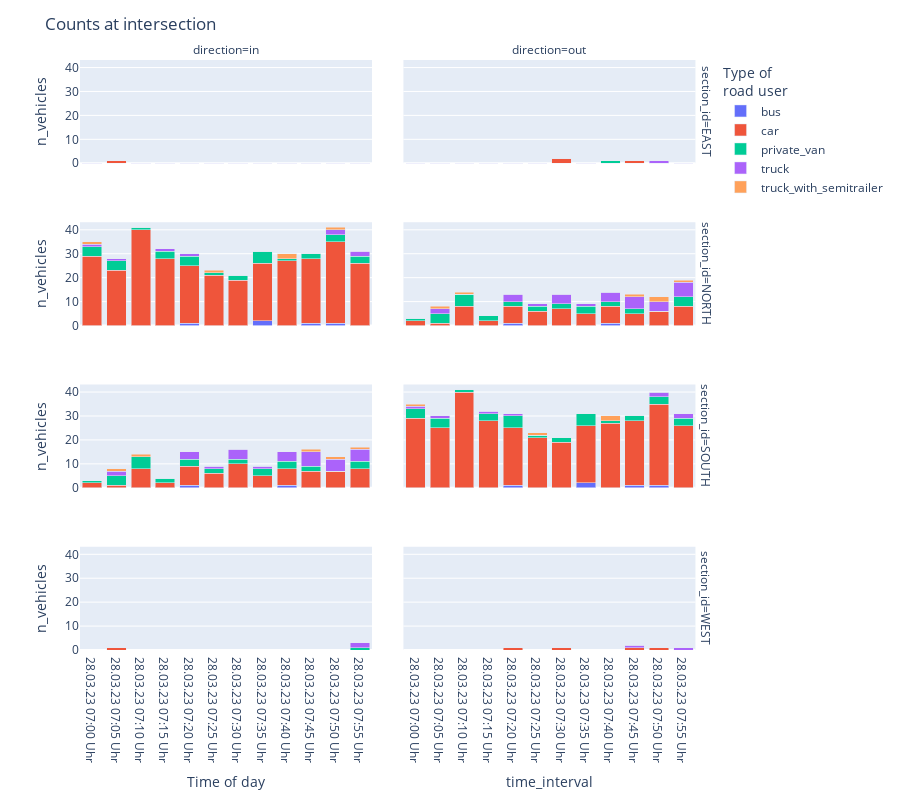

Notebook cell for this chart:
### Markdown cell above
## Create Count Table and Plot Counts

### Code cell
counts_processor = CountsProcessor(CONFIG, events)
counts_table = counts_processor.create_counting_table()
counts_processor.plot_counts()

### Figure 1 — Plotly figure (JSON) as saved in the notebook; plotly's stock layout.template omitted (floating-point values rounded to 4 significant figures)
{"data": [{"alignmentgroup": "True", "hovertemplate": "road_user_type=bus<br>section_id=EAST<br>direction=in<br>time_interval=%{x}<br>n_vehicles=%{y}<extra></extra>", "legendgroup": "bus", "marker": {"color": "#636efa", "pattern": {"shape": ""}}, "name": "bus", "offsetgroup": "bus", "orientation": "v", "showlegend": true, "textposition": "auto", "type": "bar", "x": ["28.03.23 07:00 Uhr", "28.03.23 07:05 Uhr", "28.03.23 07:10 Uhr", "28.03.23 07:15 Uhr", "28.03.23 07:20 Uhr", "28.03.23 07:25 Uhr", "28.03.23 07:30 Uhr", "28.03.23 07:35 Uhr", "28.03.23 07:40 Uhr", "28.03.23 07:45 Uhr", "28.03.23 07:50 Uhr", "28.03.23 07:55 Uhr"], "xaxis": "x7", "y": [0, 0, 0, 0, 0, 0, 0, 0, 0, 0, 0, 0], "yaxis": "y7"}, {"alignmentgroup": "True", "hovertemplate": "road_user_type=bus<br>section_id=EAST<br>direction=out<br>time_interval=%{x}<br>n_vehicles=%{y}<extra></extra>", "legendgroup": "bus", "marker": {"color": "#636efa", "pattern": {"shape": ""}}, "name": "bus", "offsetgroup": "bus", "orientation": "v", "showlegend": false, "textposition": "auto", "type": "bar", "x": ["28.03.23 07:00 Uhr", "28.03.23 07:05 Uhr", "28.03.23 07:10 Uhr", "28.03.23 07:15 Uhr", "28.03.23 07:20 Uhr", "28.03.23 07:25 Uhr", "28.03.23 07:30 Uhr", "28.03.23 07:35 Uhr", "28.03.23 07:40 Uhr", "28.03.23 07:45 Uhr", "28.03.23 07:50 Uhr", "28.03.23 07:55 Uhr"], "xaxis": "x8", "y": [0, 0, 0, 0, 0, 0, 0, 0, 0, 0, 0, 0], "yaxis": "y8"}, {"alignmentgroup": "True", "hovertemplate": "road_user_type=bus<br>section_id=NORTH<br>direction=in<br>time_interval=%{x}<br>n_vehicles=%{y}<extra></extra>", "legendgroup": "bus", "marker": {"color": "#636efa", "pattern": {"shape": ""}}, "name": "bus", "offsetgroup": "bus", "orientation": "v", "showlegend": false, "textposition": "auto", "type": "bar", "x": ["28.03.23 07:00 Uhr", "28.03.23 07:05 Uhr", "28.03.23 07:10 Uhr", "28.03.23 07:15 Uhr", "28.03.23 07:20 Uhr", "28.03.23 07:25 Uhr", "28.03.23 07:30 Uhr", "28.03.23 07:35 Uhr", "28.03.23 07:40 Uhr", "28.03.23 07:45 Uhr", "28.03.23 07:50 Uhr", "28.03.23 07:55 Uhr"], "xaxis": "x5", "y": [0, 0, 0, 0, 1, 0, 0, 2, 0, 1, 1, 0], "yaxis": "y5"}, {"alignmentgroup": "True", "hovertemplate": "road_user_type=bus<br>section_id=NORTH<br>direction=out<br>time_interval=%{x}<br>n_vehicles=%{y}<extra></extra>", "legendgroup": "bus", "marker": {"color": "#636efa", "pattern": {"shape": ""}}, "name": "bus", "offsetgroup": "bus", "orientation": "v", "showlegend": false, "textposition": "auto", "type": "bar", "x": ["28.03.23 07:00 Uhr", "28.03.23 07:05 Uhr", "28.03.23 07:10 Uhr", "28.03.23 07:15 Uhr", "28.03.23 07:20 Uhr", "28.03.23 07:25 Uhr", "28.03.23 07:30 Uhr", "28.03.23 07:35 Uhr", "28.03.23 07:40 Uhr", "28.03.23 07:45 Uhr", "28.03.23 07:50 Uhr", "28.03.23 07:55 Uhr"], "xaxis": "x6", "y": [0, 0, 0, 0, 1, 0, 0, 0, 1, 0, 0, 0], "yaxis": "y6"}, {"alignmentgroup": "True", "hovertemplate": "road_user_type=bus<br>section_id=SOUTH<br>direction=in<br>time_interval=%{x}<br>n_vehicles=%{y}<extra></extra>", "legendgroup": "bus", "marker": {"color": "#636efa", "pattern": {"shape": ""}}, "name": "bus", "offsetgroup": "bus", "orientation": "v", "showlegend": false, "textposition": "auto", "type": "bar", "x": ["28.03.23 07:00 Uhr", "28.03.23 07:05 Uhr", "28.03.23 07:10 Uhr", "28.03.23 07:15 Uhr", "28.03.23 07:20 Uhr", "28.03.23 07:25 Uhr", "28.03.23 07:30 Uhr", "28.03.23 07:35 Uhr", "28.03.23 07:40 Uhr", "28.03.23 07:45 Uhr", "28.03.23 07:50 Uhr", "28.03.23 07:55 Uhr"], "xaxis": "x3", "y": [0, 0, 0, 0, 1, 0, 0, 0, 1, 0, 0, 0], "yaxis": "y3"}, {"alignmentgroup": "True", "hovertemplate": "road_user_type=bus<br>section_id=SOUTH<br>direction=out<br>time_interval=%{x}<br>n_vehicles=%{y}<extra></extra>", "legendgroup": "bus", "marker": {"color": "#636efa", "pattern": {"shape": ""}}, "name": "bus", "offsetgroup": "bus", "orientation": "v", "showlegend": false, "textposition": "auto", "type": "bar", "x": ["28.03.23 07:00 Uhr", "28.03.23 07:05 Uhr", "28.03.23 07:10 Uhr", "28.03.23 07:15 Uhr", "28.03.23 07:20 Uhr", "28.03.23 07:25 Uhr", "28.03.23 07:30 Uhr", "28.03.23 07:35 Uhr", "28.03.23 07:40 Uhr", "28.03.23 07:45 Uhr", "28.03.23 07:50 Uhr", "28.03.23 07:55 Uhr"], "xaxis": "x4", "y": [0, 0, 0, 0, 1, 0, 0, 2, 0, 1, 1, 0], "yaxis": "y4"}, {"alignmentgroup": "True", "hovertemplate": "road_user_type=bus<br>section_id=WEST<br>direction=in<br>time_interval=%{x}<br>n_vehicles=%{y}<extra></extra>", "legendgroup": "bus", "marker": {"color": "#636efa", "pattern": {"shape": ""}}, "name": "bus", "offsetgroup": "bus", "orientation": "v", "showlegend": false, "textposition": "auto", "type": "bar", "x": ["28.03.23 07:00 Uhr", "28.03.23 07:05 Uhr", "28.03.23 07:10 Uhr", "28.03.23 07:15 Uhr", "28.03.23 07:20 Uhr", "28.03.23 07:25 Uhr", "28.03.23 07:30 Uhr", "28.03.23 07:35 Uhr", "28.03.23 07:40 Uhr", "28.03.23 07:45 Uhr", "28.03.23 07:50 Uhr", "28.03.23 07:55 Uhr"], "xaxis": "x", "y": [0, 0, 0, 0, 0, 0, 0, 0, 0, 0, 0, 0], "yaxis": "y"}, {"alignmentgroup": "True", "hovertemplate": "road_user_type=bus<br>section_id=WEST<br>direction=out<br>time_interval=%{x}<br>n_vehicles=%{y}<extra></extra>", "legendgroup": "bus", "marker": {"color": "#636efa", "pattern": {"shape": ""}}, "name": "bus", "offsetgroup": "bus", "orientation": "v", "showlegend": false, "textposition": "auto", "type": "bar", "x": ["28.03.23 07:00 Uhr", "28.03.23 07:05 Uhr", "28.03.23 07:10 Uhr", "28.03.23 07:15 Uhr", "28.03.23 07:20 Uhr", "28.03.23 07:25 Uhr", "28.03.23 07:30 Uhr", "28.03.23 07:35 Uhr", "28.03.23 07:40 Uhr", "28.03.23 07:45 Uhr", "28.03.23 07:50 Uhr", "28.03.23 07:55 Uhr"], "xaxis": "x2", "y": [0, 0, 0, 0, 0, 0, 0, 0, 0, 0, 0, 0], "yaxis": "y2"}, {"alignmentgroup": "True", "hovertemplate": "road_user_type=car<br>section_id=EAST<br>direction=in<br>time_interval=%{x}<br>n_vehicles=%{y}<extra></extra>", "legendgroup": "car", "marker": {"color": "#EF553B", "pattern": {"shape": ""}}, "name": "car", "offsetgroup": "car", "orientation": "v", "showlegend": true, "textposition": "auto", "type": "bar", "x": ["28.03.23 07:00 Uhr", "28.03.23 07:05 Uhr", "28.03.23 07:10 Uhr", "28.03.23 07:15 Uhr", "28.03.23 07:20 Uhr", "28.03.23 07:25 Uhr", "28.03.23 07:30 Uhr", "28.03.23 07:35 Uhr", "28.03.23 07:40 Uhr", "28.03.23 07:45 Uhr", "28.03.23 07:50 Uhr", "28.03.23 07:55 Uhr"], "xaxis": "x7", "y": [0, 1, 0, 0, 0, 0, 0, 0, 0, 0, 0, 0], "yaxis": "y7"}, {"alignmentgroup": "True", "hovertemplate": "road_user_type=car<br>section_id=EAST<br>direction=out<br>time_interval=%{x}<br>n_vehicles=%{y}<extra></extra>", "legendgroup": "car", "marker": {"color": "#EF553B", "pattern": {"shape": ""}}, "name": "car", "offsetgroup": "car", "orientation": "v", "showlegend": false, "textposition": "auto", "type": "bar", "x": ["28.03.23 07:00 Uhr", "28.03.23 07:05 Uhr", "28.03.23 07:10 Uhr", "28.03.23 07:15 Uhr", "28.03.23 07:20 Uhr", "28.03.23 07:25 Uhr", "28.03.23 07:30 Uhr", "28.03.23 07:35 Uhr", "28.03.23 07:40 Uhr", "28.03.23 07:45 Uhr", "28.03.23 07:50 Uhr", "28.03.23 07:55 Uhr"], "xaxis": "x8", "y": [0, 0, 0, 0, 0, 0, 2, 0, 0, 1, 0, 0], "yaxis": "y8"}, {"alignmentgroup": "True", "hovertemplate": "road_user_type=car<br>section_id=NORTH<br>direction=in<br>time_interval=%{x}<br>n_vehicles=%{y}<extra></extra>", "legendgroup": "car", "marker": {"color": "#EF553B", "pattern": {"shape": ""}}, "name": "car", "offsetgroup": "car", "orientation": "v", "showlegend": false, "textposition": "auto", "type": "bar", "x": ["28.03.23 07:00 Uhr", "28.03.23 07:05 Uhr", "28.03.23 07:10 Uhr", "28.03.23 07:15 Uhr", "28.03.23 07:20 Uhr", "28.03.23 07:25 Uhr", "28.03.23 07:30 Uhr", "28.03.23 07:35 Uhr", "28.03.23 07:40 Uhr", "28.03.23 07:45 Uhr", "28.03.23 07:50 Uhr", "28.03.23 07:55 Uhr"], "xaxis": "x5", "y": [29, 23, 40, 28, 24, 21, 19, 24, 27, 27, 34, 26], "yaxis": "y5"}, {"alignmentgroup": "True", "hovertemplate": "road_user_type=car<br>section_id=NORTH<br>direction=out<br>time_interval=%{x}<br>n_vehicles=%{y}<extra></extra>", "legendgroup": "car", "marker": {"color": "#EF553B", "pattern": {"shape": ""}}, "name": "car", "offsetgroup": "car", "orientation": "v", "showlegend": false, "textposition": "auto", "type": "bar", "x": ["28.03.23 07:00 Uhr", "28.03.23 07:05 Uhr", "28.03.23 07:10 Uhr", "28.03.23 07:15 Uhr", "28.03.23 07:20 Uhr", "28.03.23 07:25 Uhr", "28.03.23 07:30 Uhr", "28.03.23 07:35 Uhr", "28.03.23 07:40 Uhr", "28.03.23 07:45 Uhr", "28.03.23 07:50 Uhr", "28.03.23 07:55 Uhr"], "xaxis": "x6", "y": [2, 1, 8, 2, 7, 6, 7, 5, 7, 5, 6, 8], "yaxis": "y6"}, {"alignmentgroup": "True", "hovertemplate": "road_user_type=car<br>section_id=SOUTH<br>direction=in<br>time_interval=%{x}<br>n_vehicles=%{y}<extra></extra>", "legendgroup": "car", "marker": {"color": "#EF553B", "pattern": {"shape": ""}}, "name": "car", "offsetgroup": "car", "orientation": "v", "showlegend": false, "textposition": "auto", "type": "bar", "x": ["28.03.23 07:00 Uhr", "28.03.23 07:05 Uhr", "28.03.23 07:10 Uhr", "28.03.23 07:15 Uhr", "28.03.23 07:20 Uhr", "28.03.23 07:25 Uhr", "28.03.23 07:30 Uhr", "28.03.23 07:35 Uhr", "28.03.23 07:40 Uhr", "28.03.23 07:45 Uhr", "28.03.23 07:50 Uhr", "28.03.23 07:55 Uhr"], "xaxis": "x3", "y": [2, 1, 8, 2, 8, 6, 10, 5, 7, 7, 7, 8], "yaxis": "y3"}, {"alignmentgroup": "True", "hovertemplate": "road_user_type=car<br>section_id=SOUTH<br>direction=out<br>time_interval=%{x}<br>n_vehicles=%{y}<extra></extra>", "legendgroup": "car", "marker": {"color": "#EF553B", "pattern": {"shape": ""}}, "name": "car", "offsetgroup": "car", "orientation": "v", "showlegend": false, "textposition": "auto", "type": "bar", "x": ["28.03.23 07:00 Uhr", "28.03.23 07:05 Uhr", "28.03.23 07:10 Uhr", "28.03.23 07:15 Uhr", "28.03.23 07:20 Uhr", "28.03.23 07:25 Uhr", "28.03.23 07:30 Uhr", "28.03.23 07:35 Uhr", "28.03.23 07:40 Uhr", "28.03.23 07:45 Uhr", "28.03.23 07:50 Uhr", "28.03.23 07:55 Uhr"], "xaxis": "x4", "y": [29, 25, 40, 28, 24, 21, 19, 24, 27, 27, 34, 26], "yaxis": "y4"}, {"alignmentgroup": "True", "hovertemplate": "road_user_type=car<br>section_id=WEST<br>direction=in<br>time_interval=%{x}<br>n_vehicles=%{y}<extra></extra>", "legendgroup": "car", "marker": {"color": "#EF553B", "pattern": {"shape": ""}}, "name": "car", "offsetgroup": "car", "orientation": "v", "showlegend": false, "textposition": "auto", "type": "bar", "x": ["28.03.23 07:00 Uhr", "28.03.23 07:05 Uhr", "28.03.23 07:10 Uhr", "28.03.23 07:15 Uhr", "28.03.23 07:20 Uhr", "28.03.23 07:25 Uhr", "28.03.23 07:30 Uhr", "28.03.23 07:35 Uhr", "28.03.23 07:40 Uhr", "28.03.23 07:45 Uhr", "28.03.23 07:50 Uhr", "28.03.23 07:55 Uhr"], "xaxis": "x", "y": [0, 1, 0, 0, 0, 0, 0, 0, 0, 0, 0, 0], "yaxis": "y"}, {"alignmentgroup": "True", "hovertemplate": "road_user_type=car<br>section_id=WEST<br>direction=out<br>time_interval=%{x}<br>n_vehicles=%{y}<extra></extra>", "legendgroup": "car", "marker": {"color": "#EF553B", "pattern": {"shape": ""}}, "name": "car", "offsetgroup": "car", "orientation": "v", "showlegend": false, "textposition": "auto", "type": "bar", "x": ["28.03.23 07:00 Uhr", "28.03.23 07:05 Uhr", "28.03.23 07:10 Uhr", "28.03.23 07:15 Uhr", "28.03.23 07:20 Uhr", "28.03.23 07:25 Uhr", "28.03.23 07:30 Uhr", "28.03.23 07:35 Uhr", "28.03.23 07:40 Uhr", "28.03.23 07:45 Uhr", "28.03.23 07:50 Uhr", "28.03.23 07:55 Uhr"], "xaxis": "x2", "y": [0, 0, 0, 0, 1, 0, 1, 0, 0, 1, 1, 0], "yaxis": "y2"}, {"alignmentgroup": "True", "hovertemplate": "road_user_type=private_van<br>section_id=EAST<br>direction=in<br>time_interval=%{x}<br>n_vehicles=%{y}<extra></extra>", "legendgroup": "private_van", "marker": {"color": "#00cc96", "pattern": {"shape": ""}}, "name": "private_van", "offsetgroup": "private_van", "orientation": "v", "showlegend": true, "textposition": "auto", "type": "bar", "x": ["28.03.23 07:00 Uhr", "28.03.23 07:05 Uhr", "28.03.23 07:10 Uhr", "28.03.23 07:15 Uhr", "28.03.23 07:20 Uhr", "28.03.23 07:25 Uhr", "28.03.23 07:30 Uhr", "28.03.23 07:35 Uhr", "28.03.23 07:40 Uhr", "28.03.23 07:45 Uhr", "28.03.23 07:50 Uhr", "28.03.23 07:55 Uhr"], "xaxis": "x7", "y": [0, 0, 0, 0, 0, 0, 0, 0, 0, 0, 0, 0], "yaxis": "y7"}, {"alignmentgroup": "True", "hovertemplate": "road_user_type=private_van<br>section_id=EAST<br>direction=out<br>time_interval=%{x}<br>n_vehicles=%{y}<extra></extra>", "legendgroup": "private_van", "marker": {"color": "#00cc96", "pattern": {"shape": ""}}, "name": "private_van", "offsetgroup": "private_van", "orientation": "v", "showlegend": false, "textposition": "auto", "type": "bar", "x": ["28.03.23 07:00 Uhr", "28.03.23 07:05 Uhr", "28.03.23 07:10 Uhr", "28.03.23 07:15 Uhr", "28.03.23 07:20 Uhr", "28.03.23 07:25 Uhr", "28.03.23 07:30 Uhr", "28.03.23 07:35 Uhr", "28.03.23 07:40 Uhr", "28.03.23 07:45 Uhr", "28.03.23 07:50 Uhr", "28.03.23 07:55 Uhr"], "xaxis": "x8", "y": [0, 0, 0, 0, 0, 0, 0, 0, 1, 0, 0, 0], "yaxis": "y8"}, {"alignmentgroup": "True", "hovertemplate": "road_user_type=private_van<br>section_id=NORTH<br>direction=in<br>time_interval=%{x}<br>n_vehicles=%{y}<extra></extra>", "legendgroup": "private_van", "marker": {"color": "#00cc96", "pattern": {"shape": ""}}, "name": "private_van", "offsetgroup": "private_van", "orientation": "v", "showlegend": false, "textposition": "auto", "type": "bar", "x": ["28.03.23 07:00 Uhr", "28.03.23 07:05 Uhr", "28.03.23 07:10 Uhr", "28.03.23 07:15 Uhr", "28.03.23 07:20 Uhr", "28.03.23 07:25 Uhr", "28.03.23 07:30 Uhr", "28.03.23 07:35 Uhr", "28.03.23 07:40 Uhr", "28.03.23 07:45 Uhr", "28.03.23 07:50 Uhr", "28.03.23 07:55 Uhr"], "xaxis": "x5", "y": [4, 4, 1, 3, 4, 1, 2, 5, 1, 2, 3, 3], "yaxis": "y5"}, {"alignmentgroup": "True", "hovertemplate": "road_user_type=private_van<br>section_id=NORTH<br>direction=out<br>time_interval=%{x}<br>n_vehicles=%{y}<extra></extra>", "legendgroup": "private_van", "marker": {"color": "#00cc96", "pattern": {"shape": ""}}, "name": "private_van", "offsetgroup": "private_van", "orientation": "v", "showlegend": false, "textposition": "auto", "type": "bar", "x": ["28.03.23 07:00 Uhr", "28.03.23 07:05 Uhr", "28.03.23 07:10 Uhr", "28.03.23 07:15 Uhr", "28.03.23 07:20 Uhr", "28.03.23 07:25 Uhr", "28.03.23 07:30 Uhr", "28.03.23 07:35 Uhr", "28.03.23 07:40 Uhr", "28.03.23 07:45 Uhr", "28.03.23 07:50 Uhr", "28.03.23 07:55 Uhr"], "xaxis": "x6", "y": [1, 4, 5, 2, 2, 2, 2, 3, 2, 2, 0, 4], "yaxis": "y6"}, {"alignmentgroup": "True", "hovertemplate": "road_user_type=private_van<br>section_id=SOUTH<br>direction=in<br>time_interval=%{x}<br>n_vehicles=%{y}<extra></extra>", "legendgroup": "private_van", "marker": {"color": "#00cc96", "pattern": {"shape": ""}}, "name": "private_van", "offsetgroup": "private_van", "orientation": "v", "showlegend": false, "textposition": "auto", "type": "bar", "x": ["28.03.23 07:00 Uhr", "28.03.23 07:05 Uhr", "28.03.23 07:10 Uhr", "28.03.23 07:15 Uhr", "28.03.23 07:20 Uhr", "28.03.23 07:25 Uhr", "28.03.23 07:30 Uhr", "28.03.23 07:35 Uhr", "28.03.23 07:40 Uhr", "28.03.23 07:45 Uhr", "28.03.23 07:50 Uhr", "28.03.23 07:55 Uhr"], "xaxis": "x3", "y": [1, 4, 5, 2, 3, 2, 2, 3, 3, 2, 0, 3], "yaxis": "y3"}, {"alignmentgroup": "True", "hovertemplate": "road_user_type=private_van<br>section_id=SOUTH<br>direction=out<br>time_interval=%{x}<br>n_vehicles=%{y}<extra></extra>", "legendgroup": "private_van", "marker": {"color": "#00cc96", "pattern": {"shape": ""}}, "name": "private_van", "offsetgroup": "private_van", "orientation": "v", "showlegend": false, "textposition": "auto", "type": "bar", "x": ["28.03.23 07:00 Uhr", "28.03.23 07:05 Uhr", "28.03.23 07:10 Uhr", "28.03.23 07:15 Uhr", "28.03.23 07:20 Uhr", "28.03.23 07:25 Uhr", "28.03.23 07:30 Uhr", "28.03.23 07:35 Uhr", "28.03.23 07:40 Uhr", "28.03.23 07:45 Uhr", "28.03.23 07:50 Uhr", "28.03.23 07:55 Uhr"], "xaxis": "x4", "y": [4, 4, 1, 3, 5, 1, 2, 5, 1, 2, 3, 3], "yaxis": "y4"}, {"alignmentgroup": "True", "hovertemplate": "road_user_type=private_van<br>section_id=WEST<br>direction=in<br>time_interval=%{x}<br>n_vehicles=%{y}<extra></extra>", "legendgroup": "private_van", "marker": {"color": "#00cc96", "pattern": {"shape": ""}}, "name": "private_van", "offsetgroup": "private_van", "orientation": "v", "showlegend": false, "textposition": "auto", "type": "bar", "x": ["28.03.23 07:00 Uhr", "28.03.23 07:05 Uhr", "28.03.23 07:10 Uhr", "28.03.23 07:15 Uhr", "28.03.23 07:20 Uhr", "28.03.23 07:25 Uhr", "28.03.23 07:30 Uhr", "28.03.23 07:35 Uhr", "28.03.23 07:40 Uhr", "28.03.23 07:45 Uhr", "28.03.23 07:50 Uhr", "28.03.23 07:55 Uhr"], "xaxis": "x", "y": [0, 0, 0, 0, 0, 0, 0, 0, 0, 0, 0, 1], "yaxis": "y"}, {"alignmentgroup": "True", "hovertemplate": "road_user_type=private_van<br>section_id=WEST<br>direction=out<br>time_interval=%{x}<br>n_vehicles=%{y}<extra></extra>", "legendgroup": "private_van", "marker": {"color": "#00cc96", "pattern": {"shape": ""}}, "name": "private_van", "offsetgroup": "private_van", "orientation": "v", "showlegend": false, "textposition": "auto", "type": "bar", "x": ["28.03.23 07:00 Uhr", "28.03.23 07:05 Uhr", "28.03.23 07:10 Uhr", "28.03.23 07:15 Uhr", "28.03.23 07:20 Uhr", "28.03.23 07:25 Uhr", "28.03.23 07:30 Uhr", "28.03.23 07:35 Uhr", "28.03.23 07:40 Uhr", "28.03.23 07:45 Uhr", "28.03.23 07:50 Uhr", "28.03.23 07:55 Uhr"], "xaxis": "x2", "y": [0, 0, 0, 0, 0, 0, 0, 0, 0, 0, 0, 0], "yaxis": "y2"}, {"alignmentgroup": "True", "hovertemplate": "road_user_type=truck<br>section_id=EAST<br>direction=in<br>time_interval=%{x}<br>n_vehicles=%{y}<extra></extra>", "legendgroup": "truck", "marker": {"color": "#ab63fa", "pattern": {"shape": ""}}, "name": "truck", "offsetgroup": "truck", "orientation": "v", "showlegend": true, "textposition": "auto", "type": "bar", "x": ["28.03.23 07:00 Uhr", "28.03.23 07:05 Uhr", "28.03.23 07:10 Uhr", "28.03.23 07:15 Uhr", "28.03.23 07:20 Uhr", "28.03.23 07:25 Uhr", "28.03.23 07:30 Uhr", "28.03.23 07:35 Uhr", "28.03.23 07:40 Uhr", "28.03.23 07:45 Uhr", "28.03.23 07:50 Uhr", "28.03.23 07:55 Uhr"], "xaxis": "x7", "y": [0, 0, 0, 0, 0, 0, 0, 0, 0, 0, 0, 0], "yaxis": "y7"}, {"alignmentgroup": "True", "hovertemplate": "road_user_type=truck<br>section_id=EAST<br>direction=out<br>time_interval=%{x}<br>n_vehicles=%{y}<extra></extra>", "legendgroup": "truck", "marker": {"color": "#ab63fa", "pattern": {"shape": ""}}, "name": "truck", "offsetgroup": "truck", "orientation": "v", "showlegend": false, "textposition": "auto", "type": "bar", "x": ["28.03.23 07:00 Uhr", "28.03.23 07:05 Uhr", "28.03.23 07:10 Uhr", "28.03.23 07:15 Uhr", "28.03.23 07:20 Uhr", "28.03.23 07:25 Uhr", "28.03.23 07:30 Uhr", "28.03.23 07:35 Uhr", "28.03.23 07:40 Uhr", "28.03.23 07:45 Uhr", "28.03.23 07:50 Uhr", "28.03.23 07:55 Uhr"], "xaxis": "x8", "y": [0, 0, 0, 0, 0, 0, 0, 0, 0, 0, 1, 0], "yaxis": "y8"}, {"alignmentgroup": "True", "hovertemplate": "road_user_type=truck<br>section_id=NORTH<br>direction=in<br>time_interval=%{x}<br>n_vehicles=%{y}<extra></extra>", "legendgroup": "truck", "marker": {"color": "#ab63fa", "pattern": {"shape": ""}}, "name": "truck", "offsetgroup": "truck", "orientation": "v", "showlegend": false, "textposition": "auto", "type": "bar", "x": ["28.03.23 07:00 Uhr", "28.03.23 07:05 Uhr", "28.03.23 07:10 Uhr", "28.03.23 07:15 Uhr", "28.03.23 07:20 Uhr", "28.03.23 07:25 Uhr", "28.03.23 07:30 Uhr", "28.03.23 07:35 Uhr", "28.03.23 07:40 Uhr", "28.03.23 07:45 Uhr", "28.03.23 07:50 Uhr", "28.03.23 07:55 Uhr"], "xaxis": "x5", "y": [1, 1, 0, 1, 1, 0, 0, 0, 0, 0, 2, 2], "yaxis": "y5"}, {"alignmentgroup": "True", "hovertemplate": "road_user_type=truck<br>section_id=NORTH<br>direction=out<br>time_interval=%{x}<br>n_vehicles=%{y}<extra></extra>", "legendgroup": "truck", "marker": {"color": "#ab63fa", "pattern": {"shape": ""}}, "name": "truck", "offsetgroup": "truck", "orientation": "v", "showlegend": false, "textposition": "auto", "type": "bar", "x": ["28.03.23 07:00 Uhr", "28.03.23 07:05 Uhr", "28.03.23 07:10 Uhr", "28.03.23 07:15 Uhr", "28.03.23 07:20 Uhr", "28.03.23 07:25 Uhr", "28.03.23 07:30 Uhr", "28.03.23 07:35 Uhr", "28.03.23 07:40 Uhr", "28.03.23 07:45 Uhr", "28.03.23 07:50 Uhr", "28.03.23 07:55 Uhr"], "xaxis": "x6", "y": [0, 2, 0, 0, 3, 1, 4, 1, 4, 5, 4, 6], "yaxis": "y6"}, {"alignmentgroup": "True", "hovertemplate": "road_user_type=truck<br>section_id=SOUTH<br>direction=in<br>time_interval=%{x}<br>n_vehicles=%{y}<extra></extra>", "legendgroup": "truck", "marker": {"color": "#ab63fa", "pattern": {"shape": ""}}, "name": "truck", "offsetgroup": "truck", "orientation": "v", "showlegend": false, "textposition": "auto", "type": "bar", "x": ["28.03.23 07:00 Uhr", "28.03.23 07:05 Uhr", "28.03.23 07:10 Uhr", "28.03.23 07:15 Uhr", "28.03.23 07:20 Uhr", "28.03.23 07:25 Uhr", "28.03.23 07:30 Uhr", "28.03.23 07:35 Uhr", "28.03.23 07:40 Uhr", "28.03.23 07:45 Uhr", "28.03.23 07:50 Uhr", "28.03.23 07:55 Uhr"], "xaxis": "x3", "y": [0, 2, 0, 0, 3, 1, 4, 1, 4, 6, 5, 5], "yaxis": "y3"}, {"alignmentgroup": "True", "hovertemplate": "road_user_type=truck<br>section_id=SOUTH<br>direction=out<br>time_interval=%{x}<br>n_vehicles=%{y}<extra></extra>", "legendgroup": "truck", "marker": {"color": "#ab63fa", "pattern": {"shape": ""}}, "name": "truck", "offsetgroup": "truck", "orientation": "v", "showlegend": false, "textposition": "auto", "type": "bar", "x": ["28.03.23 07:00 Uhr", "28.03.23 07:05 Uhr", "28.03.23 07:10 Uhr", "28.03.23 07:15 Uhr", "28.03.23 07:20 Uhr", "28.03.23 07:25 Uhr", "28.03.23 07:30 Uhr", "28.03.23 07:35 Uhr", "28.03.23 07:40 Uhr", "28.03.23 07:45 Uhr", "28.03.23 07:50 Uhr", "28.03.23 07:55 Uhr"], "xaxis": "x4", "y": [1, 1, 0, 1, 1, 0, 0, 0, 0, 0, 2, 2], "yaxis": "y4"}, {"alignmentgroup": "True", "hovertemplate": "road_user_type=truck<br>section_id=WEST<br>direction=in<br>time_interval=%{x}<br>n_vehicles=%{y}<extra></extra>", "legendgroup": "truck", "marker": {"color": "#ab63fa", "pattern": {"shape": ""}}, "name": "truck", "offsetgroup": "truck", "orientation": "v", "showlegend": false, "textposition": "auto", "type": "bar", "x": ["28.03.23 07:00 Uhr", "28.03.23 07:05 Uhr", "28.03.23 07:10 Uhr", "28.03.23 07:15 Uhr", "28.03.23 07:20 Uhr", "28.03.23 07:25 Uhr", "28.03.23 07:30 Uhr", "28.03.23 07:35 Uhr", "28.03.23 07:40 Uhr", "28.03.23 07:45 Uhr", "28.03.23 07:50 Uhr", "28.03.23 07:55 Uhr"], "xaxis": "x", "y": [0, 0, 0, 0, 0, 0, 0, 0, 0, 0, 0, 2], "yaxis": "y"}, {"alignmentgroup": "True", "hovertemplate": "road_user_type=truck<br>section_id=WEST<br>direction=out<br>time_interval=%{x}<br>n_vehicles=%{y}<extra></extra>", "legendgroup": "truck", "marker": {"color": "#ab63fa", "pattern": {"shape": ""}}, "name": "truck", "offsetgroup": "truck", "orientation": "v", "showlegend": false, "textposition": "auto", "type": "bar", "x": ["28.03.23 07:00 Uhr", "28.03.23 07:05 Uhr", "28.03.23 07:10 Uhr", "28.03.23 07:15 Uhr", "28.03.23 07:20 Uhr", "28.03.23 07:25 Uhr", "28.03.23 07:30 Uhr", "28.03.23 07:35 Uhr", "28.03.23 07:40 Uhr", "28.03.23 07:45 Uhr", "28.03.23 07:50 Uhr", "28.03.23 07:55 Uhr"], "xaxis": "x2", "y": [0, 0, 0, 0, 0, 0, 0, 0, 0, 1, 0, 1], "yaxis": "y2"}, {"alignmentgroup": "True", "hovertemplate": "road_user_type=truck_with_semitrailer<br>section_id=EAST<br>direction=in<br>time_interval=%{x}<br>n_vehicles=%{y}<extra></extra>", "legendgroup": "truck_with_semitrailer", "marker": {"color": "#FFA15A", "pattern": {"shape": ""}}, "name": "truck_with_semitrailer", "offsetgroup": "truck_with_semitrailer", "orientation": "v", "showlegend": true, "textposition": "auto", "type": "bar", "x": ["28.03.23 07:00 Uhr", "28.03.23 07:05 Uhr", "28.03.23 07:10 Uhr", "28.03.23 07:15 Uhr", "28.03.23 07:20 Uhr", "28.03.23 07:25 Uhr", "28.03.23 07:30 Uhr", "28.03.23 07:35 Uhr", "28.03.23 07:40 Uhr", "28.03.23 07:45 Uhr", "28.03.23 07:50 Uhr", "28.03.23 07:55 Uhr"], "xaxis": "x7", "y": [0, 0, 0, 0, 0, 0, 0, 0, 0, 0, 0, 0], "yaxis": "y7"}, {"alignmentgroup": "True", "hovertemplate": "road_user_type=truck_with_semitrailer<br>section_id=EAST<br>direction=out<br>time_interval=%{x}<br>n_vehicles=%{y}<extra></extra>", "legendgroup": "truck_with_semitrailer", "marker": {"color": "#FFA15A", "pattern": {"shape": ""}}, "name": "truck_with_semitrailer", "offsetgroup": "truck_with_semitrailer", "orientation": "v", "showlegend": false, "textposition": "auto", "type": "bar", "x": ["28.03.23 07:00 Uhr", "28.03.23 07:05 Uhr", "28.03.23 07:10 Uhr", "28.03.23 07:15 Uhr", "28.03.23 07:20 Uhr", "28.03.23 07:25 Uhr", "28.03.23 07:30 Uhr", "28.03.23 07:35 Uhr", "28.03.23 07:40 Uhr", "28.03.23 07:45 Uhr", "28.03.23 07:50 Uhr", "28.03.23 07:55 Uhr"], "xaxis": "x8", "y": [0, 0, 0, 0, 0, 0, 0, 0, 0, 0, 0, 0], "yaxis": "y8"}, {"alignmentgroup": "True", "hovertemplate": "road_user_type=truck_with_semitrailer<br>section_id=NORTH<br>direction=in<br>time_interval=%{x}<br>n_vehicles=%{y}<extra></extra>", "legendgroup": "truck_with_semitrailer", "marker": {"color": "#FFA15A", "pattern": {"shape": ""}}, "name": "truck_with_semitrailer", "offsetgroup": "truck_with_semitrailer", "orientation": "v", "showlegend": false, "textposition": "auto", "type": "bar", "x": ["28.03.23 07:00 Uhr", "28.03.23 07:05 Uhr", "28.03.23 07:10 Uhr", "28.03.23 07:15 Uhr", "28.03.23 07:20 Uhr", "28.03.23 07:25 Uhr", "28.03.23 07:30 Uhr", "28.03.23 07:35 Uhr", "28.03.23 07:40 Uhr", "28.03.23 07:45 Uhr", "28.03.23 07:50 Uhr", "28.03.23 07:55 Uhr"], "xaxis": "x5", "y": [1, 0, 0, 0, 0, 1, 0, 0, 2, 0, 1, 0], "yaxis": "y5"}, {"alignmentgroup": "True", "hovertemplate": "road_user_type=truck_with_semitrailer<br>section_id=NORTH<br>direction=out<br>time_interval=%{x}<br>n_vehicles=%{y}<extra></extra>", "legendgroup": "truck_with_semitrailer", "marker": {"color": "#FFA15A", "pattern": {"shape": ""}}, "name": "truck_with_semitrailer", "offsetgroup": "truck_with_semitrailer", "orientation": "v", "showlegend": false, "textposition": "auto", "type": "bar", "x": ["28.03.23 07:00 Uhr", "28.03.23 07:05 Uhr", "28.03.23 07:10 Uhr", "28.03.23 07:15 Uhr", "28.03.23 07:20 Uhr", "28.03.23 07:25 Uhr", "28.03.23 07:30 Uhr", "28.03.23 07:35 Uhr", "28.03.23 07:40 Uhr", "28.03.23 07:45 Uhr", "28.03.23 07:50 Uhr", "28.03.23 07:55 Uhr"], "xaxis": "x6", "y": [0, 1, 1, 0, 0, 0, 0, 0, 0, 1, 2, 1], "yaxis": "y6"}, {"alignmentgroup": "True", "hovertemplate": "road_user_type=truck_with_semitrailer<br>section_id=SOUTH<br>direction=in<br>time_interval=%{x}<br>n_vehicles=%{y}<extra></extra>", "legendgroup": "truck_with_semitrailer", "marker": {"color": "#FFA15A", "pattern": {"shape": ""}}, "name": "truck_with_semitrailer", "offsetgroup": "truck_with_semitrailer", "orientation": "v", "showlegend": false, "textposition": "auto", "type": "bar", "x": ["28.03.23 07:00 Uhr", "28.03.23 07:05 Uhr", "28.03.23 07:10 Uhr", "28.03.23 07:15 Uhr", "28.03.23 07:20 Uhr", "28.03.23 07:25 Uhr", "28.03.23 07:30 Uhr", "28.03.23 07:35 Uhr", "28.03.23 07:40 Uhr", "28.03.23 07:45 Uhr", "28.03.23 07:50 Uhr", "28.03.23 07:55 Uhr"], "xaxis": "x3", "y": [0, 1, 1, 0, 0, 0, 0, 0, 0, 1, 1, 1], "yaxis": "y3"}, {"alignmentgroup": "True", "hovertemplate": "road_user_type=truck_with_semitrailer<br>section_id=SOUTH<br>direction=out<br>time_interval=%{x}<br>n_vehicles=%{y}<extra></extra>", "legendgroup": "truck_with_semitrailer", "marker": {"color": "#FFA15A", "pattern": {"shape": ""}}, "name": "truck_with_semitrailer", "offsetgroup": "truck_with_semitrailer", "orientation": "v", "showlegend": false, "textposition": "auto", "type": "bar", "x": ["28.03.23 07:00 Uhr", "28.03.23 07:05 Uhr", "28.03.23 07:10 Uhr", "28.03.23 07:15 Uhr", "28.03.23 07:20 Uhr", "28.03.23 07:25 Uhr", "28.03.23 07:30 Uhr", "28.03.23 07:35 Uhr", "28.03.23 07:40 Uhr", "28.03.23 07:45 Uhr", "28.03.23 07:50 Uhr", "28.03.23 07:55 Uhr"], "xaxis": "x4", "y": [1, 0, 0, 0, 0, 1, 0, 0, 2, 0, 0, 0], "yaxis": "y4"}, {"alignmentgroup": "True", "hovertemplate": "road_user_type=truck_with_semitrailer<br>section_id=WEST<br>direction=in<br>time_interval=%{x}<br>n_vehicles=%{y}<extra></extra>", "legendgroup": "truck_with_semitrailer", "marker": {"color": "#FFA15A", "pattern": {"shape": ""}}, "name": "truck_with_semitrailer", "offsetgroup": "truck_with_semitrailer", "orientation": "v", "showlegend": false, "textposition": "auto", "type": "bar", "x": ["28.03.23 07:00 Uhr", "28.03.23 07:05 Uhr", "28.03.23 07:10 Uhr", "28.03.23 07:15 Uhr", "28.03.23 07:20 Uhr", "28.03.23 07:25 Uhr", "28.03.23 07:30 Uhr", "28.03.23 07:35 Uhr", "28.03.23 07:40 Uhr", "28.03.23 07:45 Uhr", "28.03.23 07:50 Uhr", "28.03.23 07:55 Uhr"], "xaxis": "x", "y": [0, 0, 0, 0, 0, 0, 0, 0, 0, 0, 0, 0], "yaxis": "y"}, {"alignmentgroup": "True", "hovertemplate": "road_user_type=truck_with_semitrailer<br>section_id=WEST<br>direction=out<br>time_interval=%{x}<br>n_vehicles=%{y}<extra></extra>", "legendgroup": "truck_with_semitrailer", "marker": {"color": "#FFA15A", "pattern": {"shape": ""}}, "name": "truck_with_semitrailer", "offsetgroup": "truck_with_semitrailer", "orientation": "v", "showlegend": false, "textposition": "auto", "type": "bar", "x": ["28.03.23 07:00 Uhr", "28.03.23 07:05 Uhr", "28.03.23 07:10 Uhr", "28.03.23 07:15 Uhr", "28.03.23 07:20 Uhr", "28.03.23 07:25 Uhr", "28.03.23 07:30 Uhr", "28.03.23 07:35 Uhr", "28.03.23 07:40 Uhr", "28.03.23 07:45 Uhr", "28.03.23 07:50 Uhr", "28.03.23 07:55 Uhr"], "xaxis": "x2", "y": [0, 0, 0, 0, 0, 0, 0, 0, 0, 0, 0, 0], "yaxis": "y2"}], "layout": {"annotations": [{"font": {}, "showarrow": false, "text": "direction=in", "x": 0.2325, "xanchor": "center", "xref": "paper", "y": 1, "yanchor": "bottom", "yref": "paper"}, {"font": {}, "showarrow": false, "text": "direction=out", "x": 0.7475, "xanchor": "center", "xref": "paper", "y": 1, "yanchor": "bottom", "yref": "paper"}, {"font": {}, "showarrow": false, "text": "section_id=WEST", "textangle": 90, "x": 0.98, "xanchor": "left", "xref": "paper", "y": 0.0875, "yanchor": "middle", "yref": "paper"}, {"font": {}, "showarrow": false, "text": "section_id=SOUTH", "textangle": 90, "x": 0.98, "xanchor": "left", "xref": "paper", "y": 0.3625, "yanchor": "middle", "yref": "paper"}, {"font": {}, "showarrow": false, "text": "section_id=NORTH", "textangle": 90, "x": 0.98, "xanchor": "left", "xref": "paper", "y": 0.6375, "yanchor": "middle", "yref": "paper"}, {"font": {}, "showarrow": false, "text": "section_id=EAST", "textangle": 90, "x": 0.98, "xanchor": "left", "xref": "paper", "y": 0.9125, "yanchor": "middle", "yref": "paper"}], "barmode": "stack", "height": 800, "legend": {"title": {"text": "Type of<br>road user"}, "tracegroupgap": 0}, "margin": {"t": 60}, "title": {"text": "Counts at intersection "}, "xaxis": {"anchor": "y", "domain": [0, 0.465], "title": {"text": "Time of day"}}, "xaxis2": {"anchor": "y2", "domain": [0.515, 0.98], "matches": "x", "title": {"text": "time_interval"}}, "xaxis3": {"anchor": "y3", "domain": [0, 0.465], "matches": "x", "showticklabels": false}, "xaxis4": {"anchor": "y4", "domain": [0.515, 0.98], "matches": "x", "showticklabels": false}, "xaxis5": {"anchor": "y5", "domain": [0, 0.465], "matches": "x", "showticklabels": false}, "xaxis6": {"anchor": "y6", "domain": [0.515, 0.98], "matches": "x", "showticklabels": false}, "xaxis7": {"anchor": "y7", "domain": [0, 0.465], "matches": "x", "showticklabels": false}, "xaxis8": {"anchor": "y8", "domain": [0.515, 0.98], "matches": "x", "showticklabels": false}, "yaxis": {"anchor": "x", "domain": [0, 0.175], "title": {"text": "n_vehicles"}}, "yaxis2": {"anchor": "x2", "domain": [0, 0.175], "matches": "y", "showticklabels": false}, "yaxis3": {"anchor": "x3", "domain": [0.275, 0.45], "matches": "y", "title": {"text": "n_vehicles"}}, "yaxis4": {"anchor": "x4", "domain": [0.275, 0.45], "matches": "y", "showticklabels": false}, "yaxis5": {"anchor": "x5", "domain": [0.55, 0.725], "matches": "y", "title": {"text": "n_vehicles"}}, "yaxis6": {"anchor": "x6", "domain": [0.55, 0.725], "matches": "y", "showticklabels": false}, "yaxis7": {"anchor": "x7", "domain": [0.825, 1], "matches": "y", "title": {"text": "n_vehicles"}}, "yaxis8": {"anchor": "x8", "domain": [0.825, 1], "matches": "y", "showticklabels": false}}}
